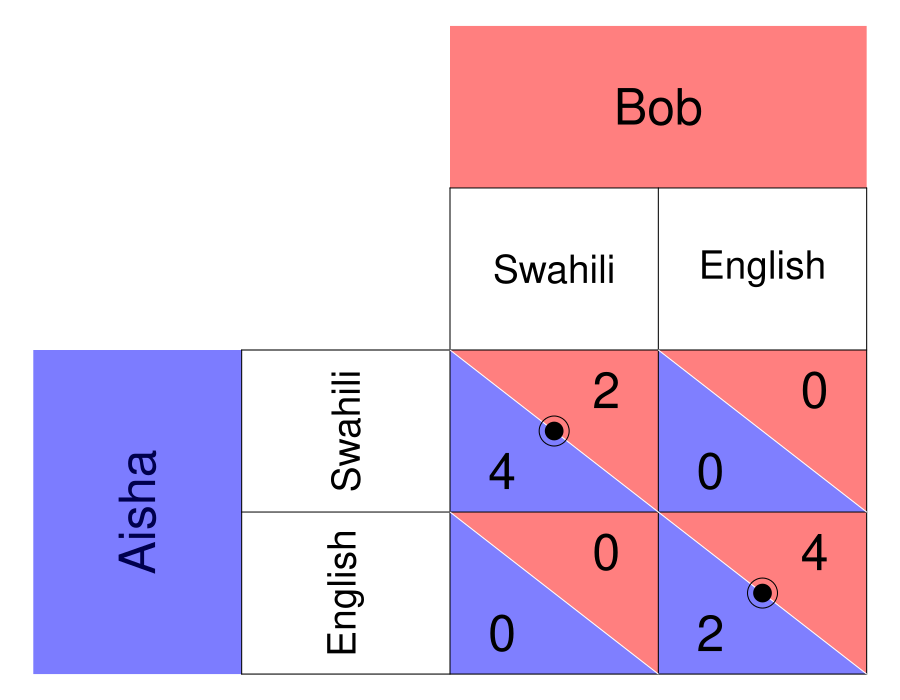

Source code (R):
require(ggplot2)
require(shape)
pdf(file = "society/disagreement_matrix.pdf", width = 9, height = 7)

par(mar =  c(0, 0, 0, 0))
xlims <- c(0, 8)
ylims <- c(0, 8)

#TextSizes
PlayerSize <- 3
StratSize <- 2.3
PayoffSize <- 3

#Payoffs are listed as c("NW", "SW", "NE", "SE")

#Considerations for Player 1
P1Name <- c("Aisha")
P1Strat <- c("Swahili", "English")
P1Payoffs <- c("4", "0", "0", "2")
P1BR1 <- c("NW") #Must be NW or SW - the BR prints accordingly. 
P1BR2 <- c("SE") #Must be NE or SE - the BR prints accordingly. 
#NW = (5, 3); SW = (5,1); NE = (7, 3); SE = (7, 1)

#Considerations for Player 2
P2Name <- c("Bob")
P2Strat <- c("Swahili", "English")
P2Payoffs <- c("2", "0", "0", "4")
P2BR1 <- c("NW") #Must be NW or SW - the BR prints accordingly. 
P2BR2 <- c("SE") #Must be NE or SE - the BR prints accordingly. 

plot(0, 0, xlim = xlims, ylim = ylims, type = "n",
     xlab = expression(""),
     ylab = expression(""),
     xaxt = "n", 
     yaxt = "n", 
     cex.lab = 2, 
     bty = "n")



#Color and label for Player 1 and their strategies
polygon(c(0,0,2,2,0), c(0,4,4,0,0), col=rgb(0, 0, 1, 0.3), density=NULL, border = NA)
text(1, 2, P1Name[1], srt = 90, cex = PlayerSize)

polygon(c(0,0,2,2,0), c(0,4,4,0,0), col=rgb(0, 0, 1, 0.3), density=NULL, border = NA)
text(3, 3, P1Strat[1], cex = StratSize, srt = 90)
text(3, 1, P1Strat[2], cex = StratSize, srt = 90)


#Color and label for Player 2
polygon(c(4,4,8,8,4), c(8,6,6,8,8), col=rgb(1, 0, 0, 0.5), density=NULL, border = NA)
text(6, 7, P2Name[1], cex = PlayerSize)

text(5, 5, P2Strat[1], cex = StratSize)
text(7, 5, P2Strat[2], cex = StratSize)

#NorthWest cell 
#P1
polygon(c(4,4,6,4), c(4,2,2,4), col=rgb(0, 0, 1, 0.5), density=NULL, border = NA)
#P2
polygon(c(4,6,6,4), c(4,4,2,4), col=rgb(1, 0, 0, 0.5), density=NULL, border = NA)

#P1
text(4.5, 2.5, P1Payoffs[1], cex = PayoffSize)
#P2
text(5.5, 3.5, P2Payoffs[1], cex = PayoffSize)

#SouthWest cell  
#P1
polygon(c(4,4,6,4), c(2,0,0,2), col=rgb(0, 0, 1, 0.5), density=NULL, border = NA)
#P2
polygon(c(4,6,6,4), c(2,2,0,2), col=rgb(1, 0, 0, 0.5), density=NULL, border = NA)

#P1
text(4.5, 0.5, P1Payoffs[2], cex = PayoffSize)
#P2
text(5.5, 1.5, P2Payoffs[2], cex = PayoffSize)


#NorthEast cell 
#P1
polygon(c(6,6,8,6), c(4,2,2,4), col=rgb(0, 0, 1, 0.5), density=NULL, border = NA)
#P2
polygon(c(6,8,8,6), c(4,4,2,4), col=rgb(1, 0, 0, 0.5), density=NULL, border = NA)
#P1
text(6.5, 2.5, P1Payoffs[3], cex = PayoffSize)
#P2
text(7.5, 3.5, P2Payoffs[3], cex = PayoffSize)

#SouthEast cell 
#P1
polygon(c(6,6,8,6), c(2,0,0,2), col=rgb(0, 0, 1, 0.5), density=NULL, border = NA)
#P2
polygon(c(6,8,8,6), c(2,2,0,2), col=rgb(1, 0, 0, 0.5), density=NULL, border = NA)
#P1
text(6.5, 0.5, P1Payoffs[4], cex = PayoffSize)
#P2
text(7.5, 1.5, P2Payoffs[4], cex = PayoffSize)


#Lines for the Table
segments(8, 0, 8, 6, lty = 1, col = "black")
segments(4, 6, 8, 6, lty = 1, col = "black")
segments(2, 0, 2, 4, lty = 1, col = "black")
segments(2, 0, 8, 0, lty = 1, col = "black")
segments(2, 4, 8, 4, lty = 1, col = "black")
segments(4, 0, 4, 6, lty = 1, col = "black")
segments(2, 2, 8, 2, lty = 1, col = "black")
segments(6, 0, 6, 6, lty = 1, col = "black")

#Diagonals
#NW
segments(4, 4, 6, 2, lty = 1, col = "white")
#NE
segments(6, 4, 8, 2, lty = 1, col = "white")
#SW
segments(4, 2, 6, 0, lty = 1, col = "white")
#Se
segments(6, 2, 8, 0, lty = 1, col = "white")


#Best responses 
#P1 
if (P1BR1[1] == "NW"){
  points(5, 3, pch = 16, col = "black", cex = 1.5)
} else{points(5, 1, pch = 16, col = "black", cex = 1.5)
}

if (P1BR2[1] == "NE"){
  points(7, 3, pch = 16, col = "black", cex = 1.5)
} else{points(7, 1, pch = 16, col = "black", cex = 1.5)
}


#P2
if (P2BR1[1] == "NW"){
  points(5, 3, pch = 1, col = "black", cex = 2.5)
} else{points(7, 3, pch = 1, col = "black", cex = 2.5)
}

if (P2BR2[1] == "SW"){
  points(5, 3, pch = 1, col = "black", cex = 2.5)
} else{points(7, 1, pch = 1, col = "black", cex = 2.5)
}

dev.off()
